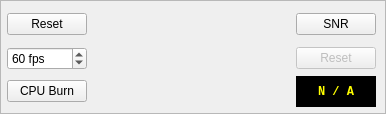
        <widget class="QFrame" name="frame_3">
         <property name="sizePolicy">
          <sizepolicy hsizetype="Preferred" vsizetype="Preferred">
           <horstretch>0</horstretch>
           <verstretch>0</verstretch>
          </sizepolicy>
         </property>
         <property name="frameShape">
          <enum>QFrame::StyledPanel</enum>
         </property>
         <property name="frameShadow">
          <enum>QFrame::Sunken</enum>
         </property>
         <layout class="QGridLayout" name="gridLayout_4">
          <property name="leftMargin">
           <number>6</number>
          </property>
          <property name="topMargin">
           <number>6</number>
          </property>
          <property name="rightMargin">
           <number>6</number>
          </property>
          <property name="bottomMargin">
           <number>6</number>
          </property>
          <property name="spacing">
           <number>3</number>
          </property>
          <item row="3" column="3">
           <widget class="QLabel" name="snrLabel">
            <property name="enabled">
             <bool>true</bool>
            </property>
            <property name="styleSheet">
             <string notr="true">font-weight: bold;
background-color: black;
color: rgb(255, 255, 0);
font-family: Monospace;</string>
            </property>
            <property name="text">
             <string>N / A</string>
            </property>
            <property name="alignment">
             <set>Qt::AlignCenter</set>
            </property>
           </widget>
          </item>
          <item row="1" column="5" rowspan="3">
           <widget class="Histogram" name="histogram">
            <property name="sizePolicy">
             <sizepolicy hsizetype="Expanding" vsizetype="Expanding">
              <horstretch>0</horstretch>
              <verstretch>0</verstretch>
             </sizepolicy>
            </property>
            <property name="minimumSize">
             <size>
              <width>0</width>
              <height>0</height>
             </size>
            </property>
            <property name="orderHint" stdset="0">
             <UInt>1</UInt>
            </property>
            <property name="foregroundColor" stdset="0">
             <color>
              <red>255</red>
              <green>255</green>
              <blue>0</blue>
             </color>
            </property>
           </widget>
          </item>
          <item row="1" column="2" rowspan="3">
           <widget class="Transition" name="transition">
            <property name="sizePolicy">
             <sizepolicy hsizetype="Fixed" vsizetype="Fixed">
              <horstretch>0</horstretch>
              <verstretch>0</verstretch>
             </sizepolicy>
            </property>
            <property name="minimumSize">
             <size>
              <width>100</width>
              <height>100</height>
             </size>
            </property>
            <property name="foregroundColor" stdset="0">
             <color>
              <red>255</red>
              <green>255</green>
              <blue>0</blue>
             </color>
            </property>
           </widget>
          </item>
          <item row="1" column="0">
           <widget class="QPushButton" name="resetFpsButton">
            <property name="text">
             <string>Reset</string>
            </property>
           </widget>
          </item>
          <item row="3" column="0">
           <widget class="QPushButton" name="burnCPUButton">
            <property name="text">
             <string>CPU Burn</string>
            </property>
            <property name="checkable">
             <bool>true</bool>
            </property>
           </widget>
          </item>
          <item row="2" column="3">
           <widget class="QPushButton" name="snrResetButton">
            <property name="enabled">
             <bool>false</bool>
            </property>
            <property name="text">
             <string>Reset</string>
            </property>
           </widget>
          </item>
          <item row="2" column="0">
           <widget class="QSpinBox" name="fpsSpin">
            <property name="suffix">
             <string> fps</string>
            </property>
            <property name="minimum">
             <number>1</number>
            </property>
            <property name="maximum">
             <number>120</number>
            </property>
            <property name="value">
             <number>60</number>
            </property>
           </widget>
          </item>
          <item row="1" column="3">
           <widget class="QPushButton" name="snrButton">
            <property name="text">
             <string>SNR</string>
            </property>
            <property name="checkable">
             <bool>true</bool>
            </property>
           </widget>
          </item>
          <item row="1" column="1" rowspan="3">
           <widget class="Constellation" name="constellation">
            <property name="sizePolicy">
             <sizepolicy hsizetype="Fixed" vsizetype="Fixed">
              <horstretch>0</horstretch>
              <verstretch>0</verstretch>
             </sizepolicy>
            </property>
            <property name="minimumSize">
             <size>
              <width>100</width>
              <height>100</height>
             </size>
            </property>
            <property name="foregroundColor" stdset="0">
             <color>
              <red>255</red>
              <green>255</green>
              <blue>0</blue>
             </color>
            </property>
           </widget>
          </item>
         </layout>
        </widget>
